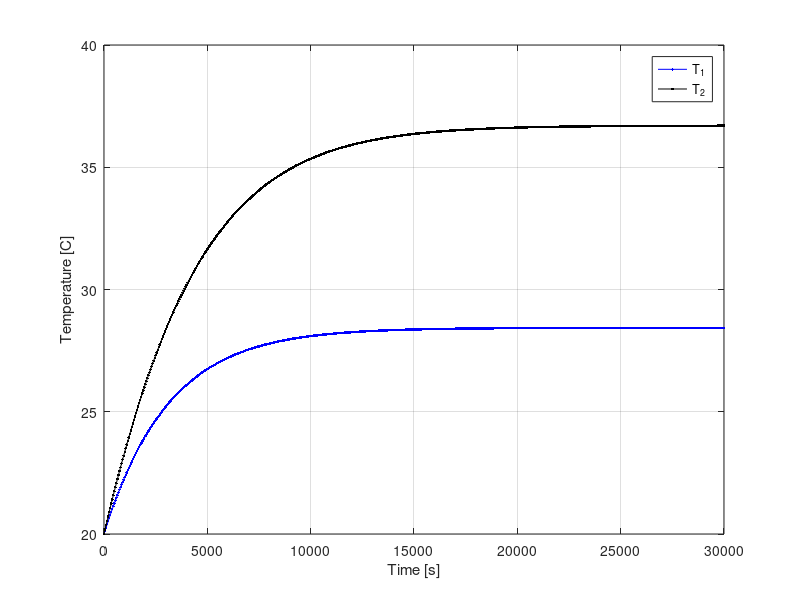

Write the MATLAB code that produced this figure.
% Exercise E4

close all
clear all

% Parameters
rho = 1000; %kg/m^3 density
V = 1; % m^3 volume
U = 500; % J/(s K) Heat transfer coefficient to environment 
c = 4200; %J/(kg K) specific heat capacity 
qv = 0.2*1/1000; % volumetric flow rate in m^3/s (SI units)
% qv  = 0.2 l/s = 0.2 l/s * 1/1000 m^3/l 
q = qv*rho; % kg/s mass flow rate (SI units for mass flow rate) 
% For this exercise q = 0.2 kg/s has the same value of qv in l/s qv= 0.2 l/s


% constants
a = -(q*c+U)/(c*rho*V);
b = q/(rho*V);
c0 = U/(c*rho*V);
d = 1/(c*rho*V);

Ti = 15+273; % inlet temperature in K
To = 50+273; % environment temperature in K
T10 = 20+273; % tank 1 initial temperature in K
T20 = 20+273; % tank 2 initial temperature in K

%P1 = 500; % heating power tank 1 in Watts
%P2 = 300; % heating power tank 2 in Watts
P1 = 500; % heating power tank 1 in Watts
P2 = 300; % heating power tank 2 in Watts


x0 = [T10; T20]; % initial state is 2x1

u = [Ti To P1 P2]'; % input vector is 4x1
A = [a 0;
     b a]; % A matrix is 2x2
B = [b c0 d 0; 
     0 c0 0 d]; % B matrix is 2x4
 
h = 50; % timestep in seconds. This is a simple first order linear system with very slow dynamics, therefore it is possible to use a large time step   
Tend = 3e4; % simulation end time in seconds
t = (0:h:Tend)'; % time vector
N = length(t); % number fo points

X = zeros(N,2); % matrix to store result
% X has two columns and N rows. Each row correspons to a time sample.
% Column 1 contains T1, ad column 2 contains T2
X(1,:) = x0'; % store intial state in the first row
x = x0; 
for i=1:N-1
    xdot = A*x+B*u; % determine time derivative of state
    x = x + h*xdot; % forward Euler method
    X(i+1,:) = x'; % store state in the i'th row
end

% Now X contains the solution, T1=X(:,1) is the first column and contains
% the temperature of tank 1. T2=X(:,2) is the second column of X and
% contains the temperature of tank 2.

T1 = X(:,1)-273; % extract first column of X, temperature of tank 1 in degres Celsius
T2 = X(:,2)-273; % extract second column of X, temperature of tank 2 in degrees Celsius
figure(1)
plot(t,T1,'b.-')
hold on
plot(t,T2,'k.-')
hold off
grid on
xlabel('Time [s]')
ylabel('Temperature [C]')
legend('T_1','T_2')


